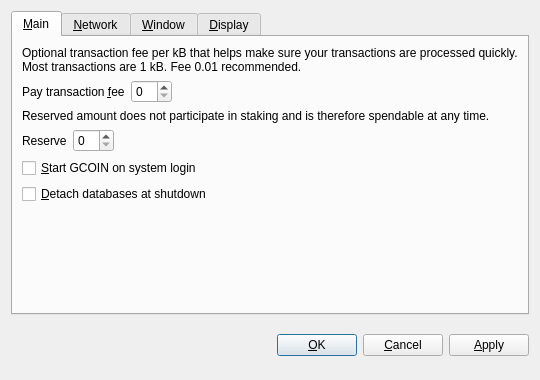
<?xml version="1.0" encoding="UTF-8"?>
<ui version="4.0">
 <class>OptionsDialog</class>
 <widget class="QDialog" name="OptionsDialog">
  <property name="geometry">
   <rect>
    <x>0</x>
    <y>0</y>
    <width>540</width>
    <height>380</height>
   </rect>
  </property>
  <property name="windowTitle">
   <string>Options</string>
  </property>
  <property name="modal">
   <bool>true</bool>
  </property>
  <layout class="QVBoxLayout" name="verticalLayout">
   <item>
    <widget class="QTabWidget" name="tabWidget">
     <property name="tabPosition">
      <enum>QTabWidget::North</enum>
     </property>
     <property name="currentIndex">
      <number>0</number>
     </property>
     <widget class="QWidget" name="tabMain">
      <attribute name="title">
       <string>&amp;Main</string>
      </attribute>
      <layout class="QVBoxLayout" name="verticalLayout_Main">
       <item>
        <widget class="QLabel" name="transactionFeeInfoLabel">
         <property name="text">
          <string>Optional transaction fee per kB that helps make sure your transactions are processed quickly. Most transactions are 1 kB. Fee 0.01 recommended.</string>
         </property>
         <property name="textFormat">
          <enum>Qt::PlainText</enum>
         </property>
         <property name="wordWrap">
          <bool>true</bool>
         </property>
        </widget>
       </item>
       <item>
        <layout class="QHBoxLayout" name="horizontalLayoutFee">
         <item>
          <widget class="QLabel" name="transactionFeeLabel">
           <property name="text">
            <string>Pay transaction &amp;fee</string>
           </property>
           <property name="textFormat">
            <enum>Qt::PlainText</enum>
           </property>
           <property name="buddy">
            <cstring>transactionFee</cstring>
           </property>
          </widget>
         </item>
         <item>
          <widget class="BitcoinAmountField" name="transactionFee"/>
         </item>
         <item>
          <spacer name="horizontalSpacerFee">
           <property name="orientation">
            <enum>Qt::Horizontal</enum>
           </property>
           <property name="sizeHint" stdset="0">
            <size>
             <width>40</width>
             <height>20</height>
            </size>
           </property>
          </spacer>
         </item>
        </layout>
       </item>
       <item>
        <widget class="QLabel" name="reserveBalanceInfoLabel">
         <property name="text">
          <string>Reserved amount does not participate in staking and is therefore spendable at any time.</string>
         </property>
         <property name="textFormat">
          <enum>Qt::PlainText</enum>
         </property>
         <property name="wordWrap">
          <bool>true</bool>
         </property>
        </widget>
       </item>
       <item>
        <layout class="QHBoxLayout" name="horizontalLayoutReserveBalance">
         <item>
          <widget class="QLabel" name="reserveBalanceLabel">
           <property name="text">
            <string>Reserve</string>
           </property>
           <property name="textFormat">
            <enum>Qt::PlainText</enum>
           </property>
           <property name="buddy">
            <cstring>reserveBalance</cstring>
           </property>
          </widget>
         </item>
         <item>
          <widget class="BitcoinAmountField" name="reserveBalance"/>
         </item>
         <item>
          <spacer name="horizontalSpacerReserveBalance">
           <property name="orientation">
            <enum>Qt::Horizontal</enum>
           </property>
           <property name="sizeHint" stdset="0">
            <size>
             <width>40</width>
             <height>20</height>
            </size>
           </property>
          </spacer>
         </item>
        </layout>
       </item>
       <item>
        <widget class="QCheckBox" name="bitcoinAtStartup">
         <property name="toolTip">
          <string>Automatically start GCOIN after logging in to the system.</string>
         </property>
         <property name="text">
          <string>&amp;Start GCOIN on system login</string>
         </property>
        </widget>
       </item>
       <item>
        <widget class="QCheckBox" name="detachDatabases">
         <property name="toolTip">
          <string>Detach block and address databases at shutdown. This means they can be moved to another data directory, but it slows down shutdown. The wallet is always detached.</string>
         </property>
         <property name="text">
          <string>&amp;Detach databases at shutdown</string>
         </property>
        </widget>
       </item>
       <item>
        <spacer name="verticalSpacer_Main">
         <property name="orientation">
          <enum>Qt::Vertical</enum>
         </property>
         <property name="sizeHint" stdset="0">
          <size>
           <width>20</width>
           <height>40</height>
          </size>
         </property>
        </spacer>
       </item>
      </layout>
     </widget>
     <widget class="QWidget" name="tabNetwork">
      <attribute name="title">
       <string>&amp;Network</string>
      </attribute>
      <layout class="QVBoxLayout" name="verticalLayout_Network">
       <item>
        <widget class="QCheckBox" name="mapPortUpnp">
         <property name="toolTip">
          <string>Automatically open the GCOIN client port on the router. This only works when your router supports UPnP and it is enabled.</string>
         </property>
         <property name="text">
          <string>Map port using &amp;UPnP</string>
         </property>
        </widget>
       </item>
       <item>
        <widget class="QCheckBox" name="connectSocks">
         <property name="toolTip">
          <string>Connect to the GCOIN network through a SOCKS proxy (e.g. when connecting through Tor).</string>
         </property>
         <property name="text">
          <string>&amp;Connect through SOCKS proxy:</string>
         </property>
        </widget>
       </item>
       <item>
        <layout class="QHBoxLayout" name="horizontalLayout_Network">
         <item>
          <widget class="QLabel" name="proxyIpLabel">
           <property name="text">
            <string>Proxy &amp;IP:</string>
           </property>
           <property name="textFormat">
            <enum>Qt::PlainText</enum>
           </property>
           <property name="buddy">
            <cstring>proxyIp</cstring>
           </property>
          </widget>
         </item>
         <item>
          <widget class="QValidatedLineEdit" name="proxyIp">
           <property name="maximumSize">
            <size>
             <width>140</width>
             <height>16777215</height>
            </size>
           </property>
           <property name="toolTip">
            <string>IP address of the proxy (e.g. 127.0.0.1)</string>
           </property>
          </widget>
         </item>
         <item>
          <widget class="QLabel" name="proxyPortLabel">
           <property name="text">
            <string>&amp;Port:</string>
           </property>
           <property name="textFormat">
            <enum>Qt::PlainText</enum>
           </property>
           <property name="buddy">
            <cstring>proxyPort</cstring>
           </property>
          </widget>
         </item>
         <item>
          <widget class="QLineEdit" name="proxyPort">
           <property name="maximumSize">
            <size>
             <width>55</width>
             <height>16777215</height>
            </size>
           </property>
           <property name="toolTip">
            <string>Port of the proxy (e.g. 9050)</string>
           </property>
          </widget>
         </item>
         <item>
          <widget class="QLabel" name="socksVersionLabel">
           <property name="text">
            <string>SOCKS &amp;Version:</string>
           </property>
           <property name="textFormat">
            <enum>Qt::PlainText</enum>
           </property>
           <property name="buddy">
            <cstring>socksVersion</cstring>
           </property>
          </widget>
         </item>
         <item>
          <widget class="QValueComboBox" name="socksVersion">
           <property name="toolTip">
            <string>SOCKS version of the proxy (e.g. 5)</string>
           </property>
          </widget>
         </item>
         <item>
          <spacer name="horizontalSpacer_Network">
           <property name="orientation">
            <enum>Qt::Horizontal</enum>
           </property>
           <property name="sizeHint" stdset="0">
            <size>
             <width>40</width>
             <height>20</height>
            </size>
           </property>
          </spacer>
         </item>
        </layout>
       </item>
       <item>
        <spacer name="verticalSpacer_Network">
         <property name="orientation">
          <enum>Qt::Vertical</enum>
         </property>
         <property name="sizeHint" stdset="0">
          <size>
           <width>20</width>
           <height>40</height>
          </size>
         </property>
        </spacer>
       </item>
      </layout>
     </widget>
     <widget class="QWidget" name="tabWindow">
      <attribute name="title">
       <string>&amp;Window</string>
      </attribute>
      <layout class="QVBoxLayout" name="verticalLayout_Window">
       <item>
        <widget class="QCheckBox" name="minimizeToTray">
         <property name="toolTip">
          <string>Show only a tray icon after minimizing the window.</string>
         </property>
         <property name="text">
          <string>&amp;Minimize to the tray instead of the taskbar</string>
         </property>
        </widget>
       </item>
       <item>
        <widget class="QCheckBox" name="minimizeOnClose">
         <property name="toolTip">
          <string>Minimize instead of exit the application when the window is closed. When this option is enabled, the application will be closed only after selecting Quit in the menu.</string>
         </property>
         <property name="text">
          <string>M&amp;inimize on close</string>
         </property>
        </widget>
       </item>
       <item>
        <spacer name="verticalSpacer_Window">
         <property name="orientation">
          <enum>Qt::Vertical</enum>
         </property>
         <property name="sizeHint" stdset="0">
          <size>
           <width>20</width>
           <height>40</height>
          </size>
         </property>
        </spacer>
       </item>
      </layout>
     </widget>
     <widget class="QWidget" name="tabDisplay">
      <attribute name="title">
       <string>&amp;Display</string>
      </attribute>
      <layout class="QVBoxLayout" name="verticalLayout_Display">
       <item>
        <layout class="QHBoxLayout" name="horizontalLayout_1_Display">
         <item>
          <widget class="QLabel" name="langLabel">
           <property name="text">
            <string>User Interface &amp;language:</string>
           </property>
           <property name="textFormat">
            <enum>Qt::PlainText</enum>
           </property>
           <property name="buddy">
            <cstring>lang</cstring>
           </property>
          </widget>
         </item>
         <item>
          <widget class="QValueComboBox" name="lang">
           <property name="toolTip">
            <string>The user interface language can be set here. This setting will take effect after restarting GCOIN.</string>
           </property>
          </widget>
         </item>
        </layout>
       </item>
       <item>
        <layout class="QHBoxLayout" name="horizontalLayout_2_Display">
         <item>
          <widget class="QLabel" name="unitLabel">
           <property name="text">
            <string>&amp;Unit to show amounts in:</string>
           </property>
           <property name="textFormat">
            <enum>Qt::PlainText</enum>
           </property>
           <property name="buddy">
            <cstring>unit</cstring>
           </property>
          </widget>
         </item>
         <item>
          <widget class="QValueComboBox" name="unit">
           <property name="toolTip">
            <string>Choose the default subdivision unit to show in the interface and when sending coins.</string>
           </property>
          </widget>
         </item>
        </layout>
       </item>
       <item>
        <widget class="QCheckBox" name="displayAddresses">
         <property name="toolTip">
          <string>Whether to show GCOIN addresses in the transaction list or not.</string>
         </property>
         <property name="text">
          <string>&amp;Display addresses in transaction list</string>
         </property>
        </widget>
       </item>
       <item>
        <widget class="QCheckBox" name="coinControlFeatures">
         <property name="toolTip">
          <string>Whether to show coin control features or not.</string>
         </property>
         <property name="text">
          <string>Display coin &amp;control features (experts only!)</string>
         </property>
        </widget>
       </item>
       <item>
        <spacer name="verticalSpacer_Display">
         <property name="orientation">
          <enum>Qt::Vertical</enum>
         </property>
         <property name="sizeHint" stdset="0">
          <size>
           <width>20</width>
           <height>40</height>
          </size>
         </property>
        </spacer>
       </item>
      </layout>
     </widget>
    </widget>
   </item>
   <item>
    <layout class="QHBoxLayout" name="horizontalLayout_Buttons">
     <item>
      <spacer name="horizontalSpacer_1">
       <property name="orientation">
        <enum>Qt::Horizontal</enum>
       </property>
       <property name="sizeHint" stdset="0">
        <size>
         <width>40</width>
         <height>48</height>
        </size>
       </property>
      </spacer>
     </item>
     <item>
      <widget class="QLabel" name="statusLabel">
       <property name="font">
        <font>
         <weight>75</weight>
         <bold>true</bold>
        </font>
       </property>
       <property name="text">
        <string/>
       </property>
       <property name="textFormat">
        <enum>Qt::PlainText</enum>
       </property>
       <property name="wordWrap">
        <bool>true</bool>
       </property>
      </widget>
     </item>
     <item>
      <spacer name="horizontalSpacer_2">
       <property name="orientation">
        <enum>Qt::Horizontal</enum>
       </property>
       <property name="sizeHint" stdset="0">
        <size>
         <width>40</width>
         <height>48</height>
        </size>
       </property>
      </spacer>
     </item>
     <item>
      <widget class="QPushButton" name="okButton">
       <property name="text">
        <string>&amp;OK</string>
       </property>
      </widget>
     </item>
     <item>
      <widget class="QPushButton" name="cancelButton">
       <property name="text">
        <string>&amp;Cancel</string>
       </property>
       <property name="autoDefault">
        <bool>false</bool>
       </property>
      </widget>
     </item>
     <item>
      <widget class="QPushButton" name="applyButton">
       <property name="text">
        <string>&amp;Apply</string>
       </property>
       <property name="autoDefault">
        <bool>false</bool>
       </property>
      </widget>
     </item>
    </layout>
   </item>
  </layout>
 </widget>
 <customwidgets>
  <customwidget>
   <class>BitcoinAmountField</class>
   <extends>QSpinBox</extends>
   <header>bitcoinamountfield.h</header>
  </customwidget>
  <customwidget>
   <class>QValueComboBox</class>
   <extends>QComboBox</extends>
   <header>qvaluecombobox.h</header>
  </customwidget>
  <customwidget>
   <class>QValidatedLineEdit</class>
   <extends>QLineEdit</extends>
   <header>qvalidatedlineedit.h</header>
  </customwidget>
 </customwidgets>
 <resources/>
 <connections/>
</ui>
